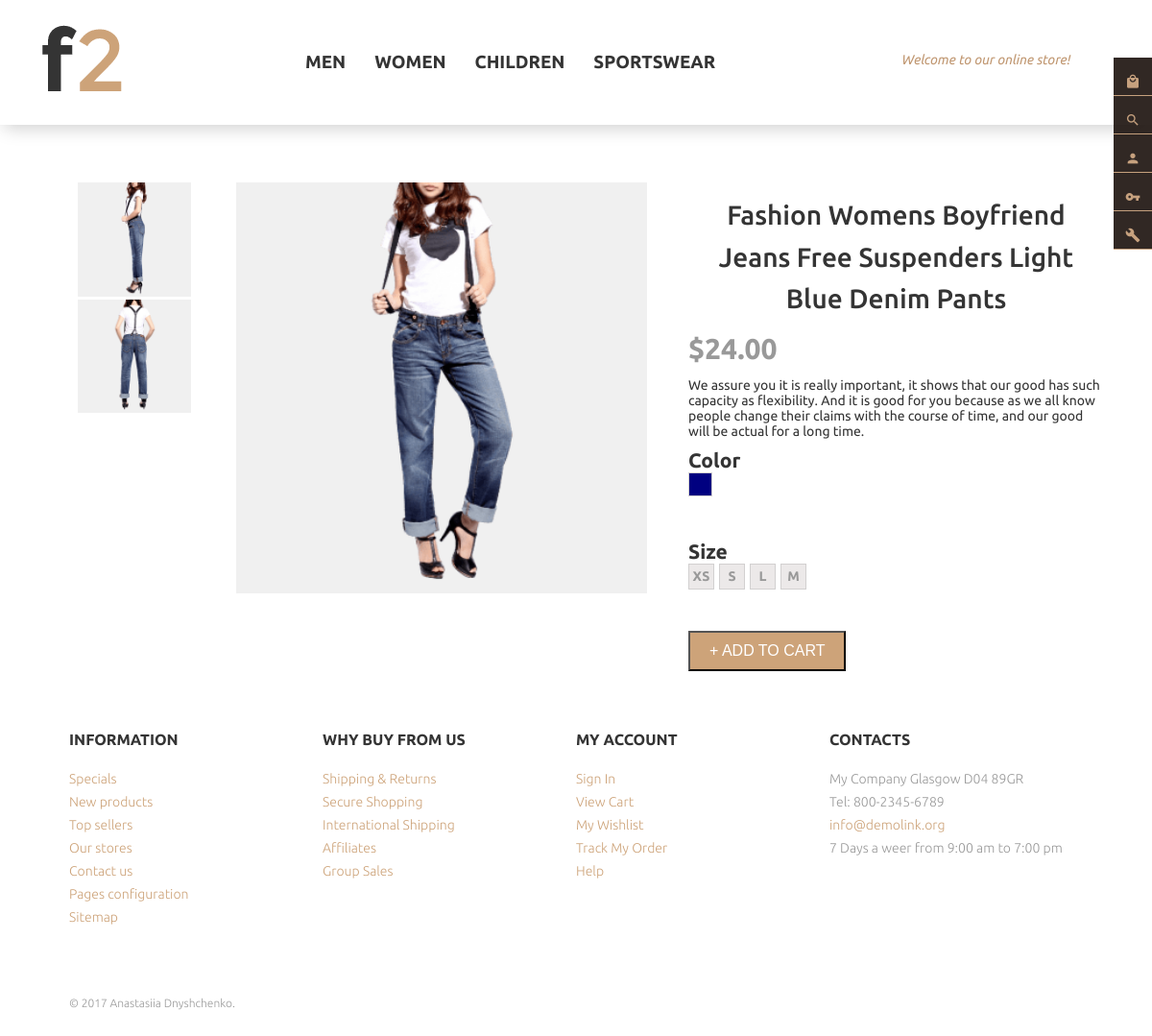
Screenshot of /item.php?id=2 with the database file from the repository.
### tables this page shows
CREATE TABLE `Categories` (
  `id` int(11) NOT NULL,
  `name_cat` varchar(15) NOT NULL
);

CREATE TABLE `Images` (
  `id` int(11) NOT NULL,
  `id_product` varchar(10) NOT NULL,
  `image` varchar(500) NOT NULL,
  `main_picture` varchar(1) NOT NULL
);

CREATE TABLE `F2Products` (
  `id` int(11) NOT NULL,
  `name` varchar(150) NOT NULL,
  `id_year` int(10) NOT NULL,
  `id_material` int(10) NOT NULL,
  `id_season` int(10) NOT NULL,
  `price` varchar(20) NOT NULL,
  `none_price` varchar(20) NOT NULL,
  `description` text NOT NULL
);

CREATE TABLE `Color` (
  `id` int(11) NOT NULL,
  `color_name` varchar(10) NOT NULL,
  `color_code` varchar(10) NOT NULL
);

CREATE TABLE `ProductSize` (
  `id` int(11) NOT NULL,
  `id_product` varchar(10) NOT NULL,
  `id_size` varchar(10) NOT NULL
);

CREATE TABLE `Size` (
  `id` int(11) NOT NULL,
  `size_name` varchar(5) NOT NULL
);

### item.php (the view, shortened to what this page needs)
<?php
include("db.php");
include("header.php");
?>
<?php
	$id = $_GET["id"];
	$query = "SELECT image
				FROM Images
				WHERE main_picture = 0 AND Images.id_product = '$id'";
	$result = $mysqli->query($query);
	echo '<div class="wrap-product">
                <div class="item-product-wrap">
				<div style="width:20%; height:auto; display:inline-block; margin-left:10%;">';
	while($row = $result->fetch_assoc()){
		echo '<img class="exemple-image" style= "width:90%; cursor:pointer; height:auto; background-color:rgb(240, 240, 240);" src="images/'.$row["image"].'" alt="">';
		}
	$query = "SELECT image, name, description, price, none_price
				FROM F2Products JOIN Images
				ON F2Products.id = Images.id_product
				WHERE main_picture = 1 AND F2Products.id = '$id'";
	$result = $mysqli->query($query);
	while($row = $result->fetch_assoc()){
				echo'</div>
				<img class="bigPhoto" style= "width:65%; height:auto; background-color: rgb(240, 240, 240); float:right;" src="images/'.$row["image"].'" alt="">
			</div>
			<div class="item-text-wrap">
				<h1 class="name-item" style="text-align:center; color:rgb(52, 52, 52); font-weight:500;line-height: 1.567em;">'.$row["name"].'</h1>
				<p style="color: #999999; font-weight: bold; line-height: normal; font-size: 30px; line-height: 2em;">$'.number_format($row['price'],2).'</p>
				<p class="description-item">'.$row["description"].'</p>';
	}
	$query = "SELECT Color.id, color_code
				FROM ProductColor JOIN Color
				ON ProductColor.id_color = Color.id
				WHERE ProductColor.id_product = '$id'";
	$result = $mysqli->query($query);
	echo '<div class="color line">
			<h2>Color</h2>
			<form action="addToCart.php" method="POST">
			<input type="hidden" name="id" value="'.$id.'"> ';
	while($row = $result->fetch_assoc()){
		echo '<input style="display:none;" type="radio" name="color" value="'.$row['id'].'" id="color'.$row['id'].'">
				<label style="background:'.$row['color_code'].'" for="color'.$row['id'].'"></label>';
	}
	echo '</div>';
	$query = "SELECT Size.id, size_name, id_product
				FROM ProductSize JOIN Size
				ON ProductSize.id_size = Size.id
				WHERE ProductSize.id_product = '$id'";
	$result = $mysqli->query($query);
	echo '<div class="size line">
			<h2>Size</h2>';
	while($row = $result->fetch_assoc()){
		echo '<input style="display:none;" type="radio" name="size" value="'.$row['id'].'" id="size'.$row['id'].'">
				<label for="size'.$row['id'].'">'.$row['size_name'].'</label>';
	}
		echo '</div>
			<p><input type="submit" class="add-to-cart" name="add_to_cart" value="+ Add to cart"></p></div>
		</form>
            </div>';
?>
<?php
	include("footer.php");
?>

### header.php (shortened to what this page needs)
<!DOCTYPE html>
<html lang="ru">
<head>
	<link rel="stylesheet" href="css/product-style.css"/>
</head>
<body>
		<div id="fixed-menu">
	<?php
		include("db.php");
		$u_hash = ($_COOKIE['Session']);
		$query = "SELECT COUNT(*)
				  FROM Cart
				  WHERE user_hash = '$u_hash'";
		$result = $mysqli->query($query);
	while ($row = $result->fetch_assoc()) {
		if ($row['COUNT(*)']>0) {
			echo '<div class="icon"><a href="#modal-cart" class="material-icons open-modal">&#xE54C;</a><sup style="color:white;">'.$row['COUNT(*)'].'</sup>
			</div>';
			$u_hash = ($_COOKIE['Session']);
			$query = "SELECT name, price, quantity, product_id, image, color_name, size_name
					  FROM F2Products JOIN Cart
				ON Cart.product_id = F2Products.id
								JOIN Images
				ON F2Products.id = Images.id_product
								JOIN Color
				ON Cart.id_color = Color.id
								JOIN Size
				ON Cart.id_size = Size.id
				WHERE Cart.user_hash = '$u_hash' AND main_picture = 1";
				$result = $mysqli->query($query);
				echo $mysqli->error;
				echo'<div id="modal-cart" class="modal-div">
					<h1 style="text-align:center; font-weight:500; color:white; text-transform: uppercase; padding: 30px 0 50px;">Shopping Cart</h1>
					<ul>';
				while ($row = $result->fetch_assoc()){
		echo '
				<li style="margin:0 20px 100px 20px;">
					<img style="width:170px; margin-right:10%; background-color:rgb(250,250,250); float:left;"src="images/'.$row["image"].'" alt="">
				<div>
					<div class="table-name" style="color:white; display:block; text-align: center; margin: 10px 0;" >'.$row['name'].'</div>
					<div style="color: #cda379;">Color:
						<span style="color:white;">'.$row['color_name'].'</span>
					</div>
					<div style="color: #cda379;">Size:
						<span style="color:white;">'.$row['size_name'].'</span>
					</div>
					<div style="color: #cda379; margin-top: 10px;">Price:
						<span class="table-price" style="color: white; font-weight: bold; line-height: normal; font-size: 24px;">$'.number_format($row['price'],2).'</span>
					</div>
					<div style="color: #cda379;  margin-top: 10px;">Qty:
						<input class="number-cart" type="text" size"4" value="'.$row['quantity'].'">
					</div>
					<input type="hidden"  value="'.$row['price'].'">
					<input type="hidden"  value="'.$row['product_id'].'">
					<div style="color: #cda379;  margin-top: 10px;">Subtotal:
						<span class="subtotal-cart" style="color:white; margin-top: 10px;">$ '.number_format($row['price']*$row['quantity'],2).'</span>
					</div>
				</div>
				</li>';
		}
		echo '</ul>
				<div>
					<div style="font-size: 20px; line-height: 20px; color: #FFF; font-weight: 700;">Cart Subtotal
						<span style="color:white;">'.$row['price'].'</span>
					</div>
					<a href="Cart.php" class="view-shopping-cart">view shopping cart</a>
					<a href="Cart.php" class="view-shopping-cart">checkout</a>
				</div>
		</div>';
		}
	else{
		echo '<div class="icon"><a href="#modal-cart" class="material-icons open-modal">&#xE54C;</a>
		</div>
				<div id="modal-cart" class="modal-div">
					<p class="mod-card-text">You have no items in your shopping cart.</p>
				</div>';
	}
	}
	?>
	        <div class="icon">
	        </div>
	        <div class="icon">
	        </div>
	        <div class="icon">
	        </div>
	        <div class="icon">
	        </div>
		</div>
		<div class="home">
			<div class="header">
				<div class="logo">
					<a href="index.php">
						<img src="images/logo_dark.png" alt="">
					</a>
				</div>
					<ul class="nav">
<?php
		$query = "SELECT *
				  FROM Categories";
		$result = $mysqli->query($query);
	while ($row = $result->fetch_assoc()) {
		echo '<li><a href="product.php?id='.$row["id"].'&num=1">'.$row["name_cat"].'</a></li>';
	}
?>
					</ul>
				<div class="welcome">
					<span>Welcome to our online store!</span>
				</div>
			</div>
		</div>

### css/product-style.css (style rules this page uses)
* { margin:0;padding:0;outline:0;-webkit-box-sizing:border-box;-moz-box-sizing:border-box;box-sizing:border-box }
body { min-height:100%;font-family:'Ubuntu',sans-serif;color:#343434;font-size:14px;max-width:100% }
a { text-decoration:none }
li { list-style-type:none }
.icon { width:60px;height:60px;padding-top:20px;border-bottom:1px solid #c09771;text-align:center;cursor:pointer }
.item-product-wrap { width: 58%;height: auto;margin-bottom: 40px;overflow: hidden;display: inline-block;padding-right: 20px }
.item-text-wrap { width: 41%;height: auto;float: right;padding: 1% 3% 1% 1% }
#fixed-menu { position:fixed;top:0;right:0;width:60px;z-index:99;background:#1b110d;height:100vh }
.home { max-width:100%;height:150px;margin:0;padding:0;border:0;min-height:100%;overflow:hidden;padding-right:60px;margin-bottom:0 }
.header { position:absolute;top:0;text-align:justify;width:100%;height:130px;margin-right:0;background:transparent;z-index:8;padding:2% 3%;box-shadow:0 7px 18px -4px rgba(0,0,0,.2) }
.logo { display:block;float:left;width:30% }
.nav { display:inline-block;padding-top:30px;float:left;width:50%;margin:0 auto }
.nav li { display:inline;float:left;margin-right:50px }
.nav a { float:left;color:#343434;display:block;text-transform:uppercase;text-decoration:none;font-size:14pt;font-weight:bold;padding-bottom:15px;font-family:'Ubuntu',sans-serif }
.welcome { display:block;float:right;width:20%;font-style:italic;color:#c09771;padding-top:30px }
.wrap-product { max-width:100%;height:auto;padding:70px 40px 0;overflow:hidden }
.line { padding:10px 0 }
.color { padding-bottom:60px }
.color label { width:25px;height:25px;border:1px solid #D2D0D0;float:left;margin:0 5px 5px 0 }
.size { padding-bottom:70px }
.size label { color:#999;padding:3px 0;text-align:center;background:#ECE9E9;line-height:18px;width:27px;font-weight:bold;height:27px;border:1px solid #D2D0D0;float:left;margin:0 5px 5px 0 }
.add-to-cart { color:#FFF;transition:.3s ease;cursor:pointer;font-size:16px;text-transform:uppercase;font-weight:500;padding:10px 20px;background:#cda379 }
.footer-text a,p { display:block }
@media screen and (min-width:994px) and (max-width:1279px) { #fixed-menu { top:60px;width:40px;opacity:.9;height:200px } }
@media screen and (min-width:994px) and (max-width:1279px) { .icon { width:40px;height:40px } }
@media screen and (min-width:994px) and (max-width:1279px) { .home { padding-right:0 } }
@media screen and (min-width:994px) and (max-width:1279px) { .logo { width:25% } }
@media screen and (min-width:994px) and (max-width:1279px) { .nav { width:55% } }
@media screen and (min-width:994px) and (max-width:1279px) { .nav li { margin-right:30px } }
@media screen and (min-width:994px) and (max-width:1279px) { .wrap-product { padding:40px 15px 0 } }

### rows the page displays
categories: name_cat "MEN"
categories: name_cat "WOMEN"
categories: name_cat "CHILDREN"
categories: name_cat "SPORTSWEAR"
images: image (picture)
images: image (picture)
f2products: images.image (picture), name "Fashion Womens Boyfriend Jeans Free Suspenders Light Blue Denim Pants", price "24.00", description "We assure you it is really important, it shows that our good has such capacity as flexibility. And it is good for you because as we all know people change their claims with the course of time, and our good will be actual for a long time."
productsize: id_size.size_name "XS"
productsize: id_size.size_name "S"
productsize: id_size.size_name "L"
productsize: id_size.size_name "M"
